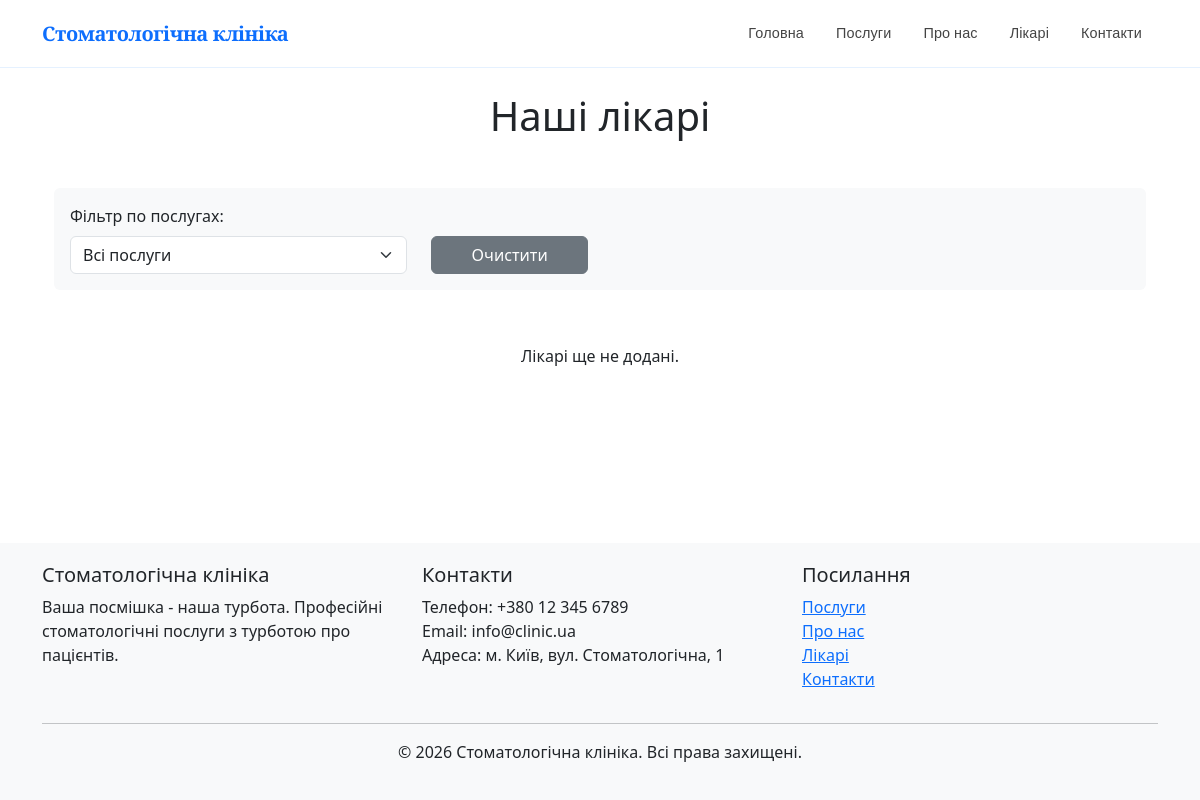
The app's page /doctors/, older data.
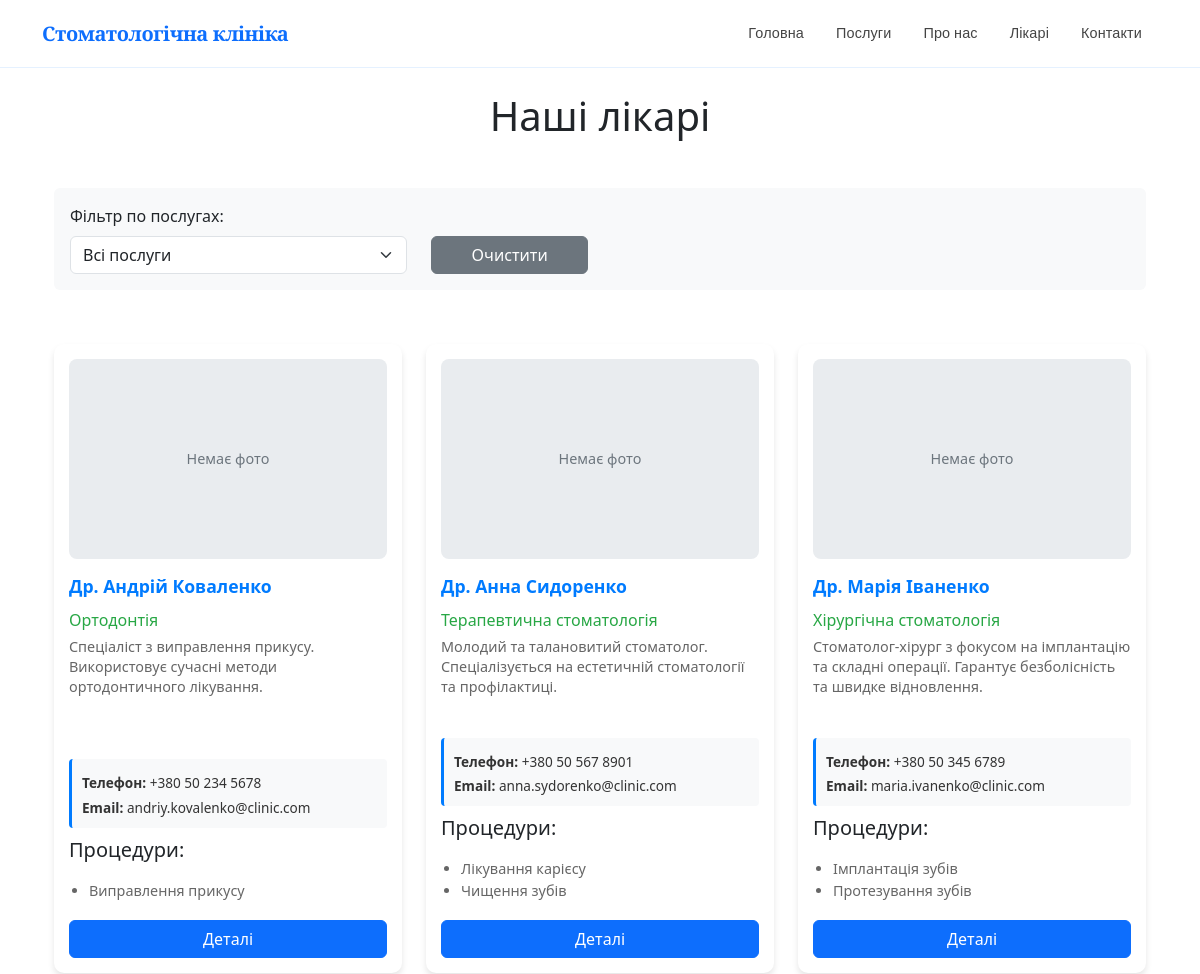
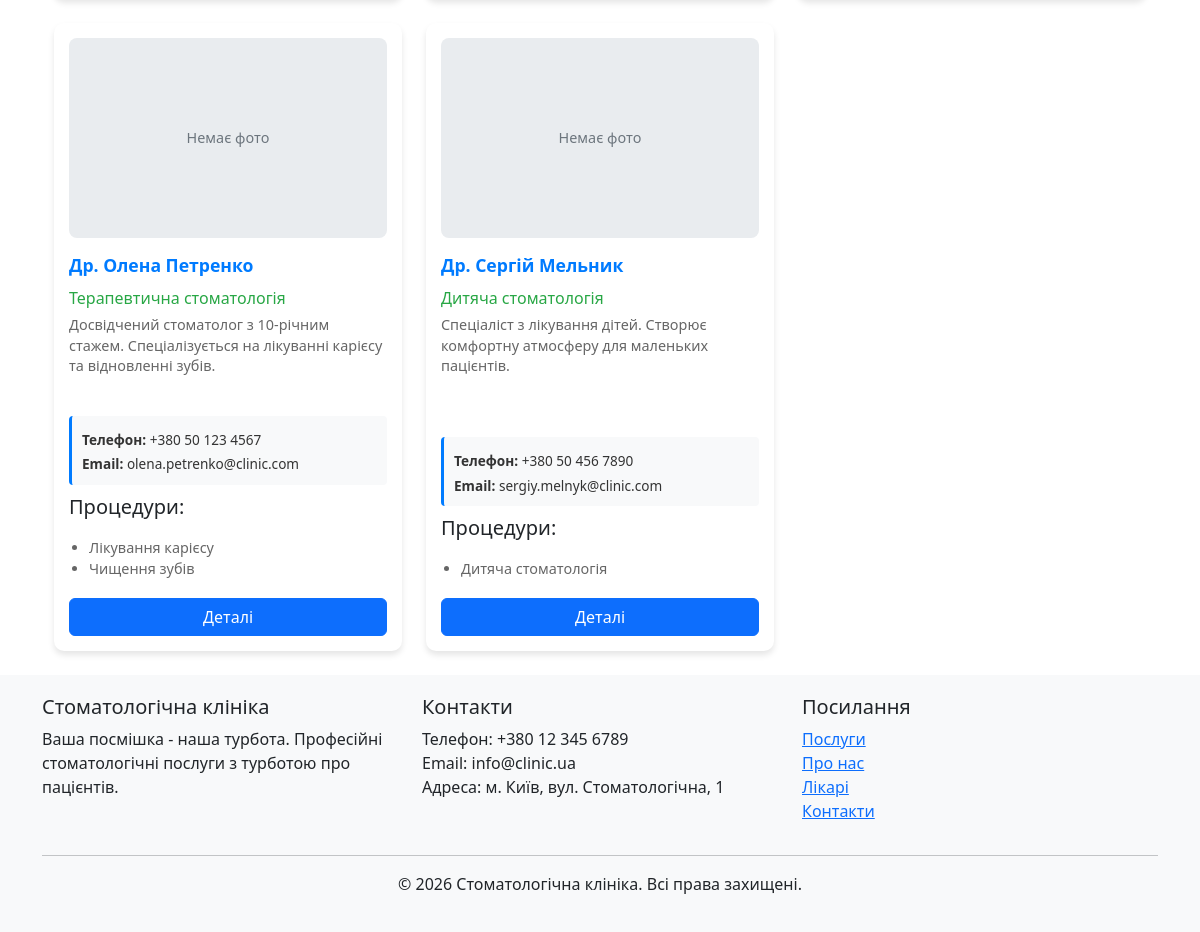
The same page, newer data (2 pictures, top to bottom).
### shop/models.py (models this page shows, shortened)
class Doctor(models.Model):
    id = models.AutoField(primary_key=True, verbose_name="ID")
    name = models.CharField(max_length=255, verbose_name="Ім'я")
    specialization = models.CharField(max_length=255, verbose_name="Спеціалізація")
    description = models.TextField(blank=True, null=True, verbose_name="Опис")
    phone = models.CharField(max_length=20, blank=True, null=True, verbose_name="Телефон")
    email = models.EmailField(blank=True, null=True, verbose_name="Email")
    photo = models.ImageField(blank=True, null=True, upload_to='doctors/', verbose_name='Фото')
    procedures = models.ManyToManyField('Service', blank=True, related_name='doctors', verbose_name="Процедури")
    created_at = models.DateTimeField(auto_now_add=True, verbose_name="Дата створення")
    updated_at = models.DateTimeField(auto_now=True, verbose_name="Дата оновлення")
    class Meta:
        verbose_name = "Лікар"
        verbose_name_plural = "Лікарі"
        ordering = ['name']

class Service(models.Model):
    id = models.AutoField(primary_key=True, verbose_name="ID")
    name = models.CharField(max_length=255, verbose_name="Назва")
    description = models.TextField(verbose_name="Опис")
    price = models.DecimalField(max_digits=10, decimal_places=2, verbose_name="Ціна")
    duration = models.PositiveIntegerField(verbose_name="Тривалість (хв)", help_text="Тривалість послуги в хвилинах")
    image = models.ImageField(blank=True, null=True, upload_to='services/', verbose_name='Фото')
    created_at = models.DateTimeField(auto_now_add=True, verbose_name="Дата створення")
    updated_at = models.DateTimeField(auto_now=True, verbose_name="Дата оновлення")
    class Meta:
        verbose_name = "Послуга"
        verbose_name_plural = "Послуги"
        ordering = ['name']

### shop/views.py (the view)
# urls.py: path('doctors/', views.doctors, name='doctors'),
def doctors(request):
    service_filter = request.GET.get('service')
    doctors = Doctor.objects.all()
    if service_filter:
        try:
            service_id = int(service_filter)
            doctors = doctors.filter(procedures__id=service_id)
        except ValueError:
            pass  # ignore invalid service
    all_services = Service.objects.all()
    context = {
        'title': 'Наші лікарі',
        'doctors': doctors,
        'services': all_services,
        'current_service': service_filter
    }
    return render(request, 'shop/doctors.html', context)

### shop/templates/shop/doctors.html (shortened to what this page needs)
{% extends 'shop/base.html' %}
{% load static %}
{% block content %}
<div class="container">
  <h1 class="text-center mb-5">{{ title }}</h1>
  <div class="row mb-4">
    <div class="col-12">
      <div class="filter-box p-3 bg-light rounded">
        <form method="get" class="row align-items-end">
          <div class="col-md-4">
            <label for="serviceFilter" class="form-label">Фільтр по послугах:</label>
            <select name="service" id="serviceFilter" class="form-select" onchange="this.form.submit()">
              <option value="">Всі послуги</option>
            </select>
          </div>
          <div class="col-md-2">
            <a href="{% url 'shop:doctors' %}" class="btn btn-secondary w-100">Очистити</a>
          </div>
        </form>
      </div>
    </div>
  </div>
  <div class="row">
    {% for doctor in doctors %}
    <div class="col-md-4 mb-4">
      <div class="doctor-card">
        {% if doctor.photo %}
        <img src="{{ doctor.photo.url }}" alt="{{ doctor.name }}" class="doctor-photo img-fluid mb-3">
        {% else %}
        <div class="doctor-photo-placeholder mb-3">
          <span>Немає фото</span>
        </div>
        {% endif %}
        <h3>{{ doctor.name }}</h3>
        <p class="specialization">{{ doctor.specialization }}</p>
        {% if doctor.description %}
        <p class="description">{{ doctor.description|truncatechars:200 }}</p>
        {% endif %}
        <div class="info">
          {% if doctor.phone %}
          <p><strong>Телефон:</strong> {{ doctor.phone }}</p>
          {% endif %}
          {% if doctor.email %}
          <p><strong>Email:</strong> {{ doctor.email }}</p>
          {% endif %}
        </div>
        <h5>Процедури:</h5>
        <ul>
          {% for procedure in doctor.procedures.all %}
          <li>{{ procedure.name }}</li>
          {% empty %}
          <li>Процедури не вказані</li>
          {% endfor %}
        </ul>
        <a href="{% url 'shop:doctor_detail' doctor.id %}" class="btn btn-primary mt-2">Деталі</a>
      </div>
    </div>
    {% empty %}
    <div class="col-12">
      <p class="text-center">Лікарі ще не додані.</p>
    </div>
    {% endfor %}
  </div>
</div>
{% endblock %}

Row changes from the older to the newer data that the page shows:
added Doctor: shows "Немає фото", name "Др. Андрій Коваленко", specialization "Ортодонтія", description "Спеціаліст з виправлення прикусу. Використовує сучасні методи ортодонтичного лікування.", phone "+380 50 234 5678", email "andriy.kovalenko@clinic.com"
now on this page (row unchanged): Service: name "Виправлення прикусу", shown under "Др. Андрій Коваленко"
added Doctor: shows "Немає фото", name "Др. Анна Сидоренко", specialization "Терапевтична стоматологія", description "Молодий та талановитий стоматолог. Спеціалізується на естетичній стоматології та профілактиці.", phone "+380 50 567 8901", email "anna.sydorenko@clinic.com"
now on this page (row unchanged): Service: name "Лікування карієсу"
now on this page (row unchanged): Service: name "Чищення зубів"
added Doctor: shows "Немає фото", name "Др. Марія Іваненко", specialization "Хірургічна стоматологія", description "Стоматолог-хірург з фокусом на імплантацію та складні операції. Гарантує безболісність та швидке відновлення.", phone "+380 50 345 6789", email "maria.ivanenko@clinic.com"
now on this page (row unchanged): Service: name "Імплантація зубів", shown under "Др. Марія Іваненко"
now on this page (row unchanged): Service: name "Протезування зубів", shown under "Др. Марія Іваненко"
added Doctor: shows "Немає фото", name "Др. Олена Петренко", specialization "Терапевтична стоматологія", description "Досвідчений стоматолог з 10-річним стажем. Спеціалізується на лікуванні карієсу та відновленні зубів.", phone "+380 50 123 4567", email "olena.petrenko@clinic.com"
added Doctor: shows "Немає фото", name "Др. Сергій Мельник", specialization "Дитяча стоматологія", description "Спеціаліст з лікування дітей. Створює комфортну атмосферу для маленьких пацієнтів.", phone "+380 50 456 7890", email "sergiy.melnyk@clinic.com"
now on this page (row unchanged): Service: name "Дитяча стоматологія", shown under "Др. Сергій Мельник"
Text that changed along with them:
text no longer shown: "Лікарі ще не додані."
